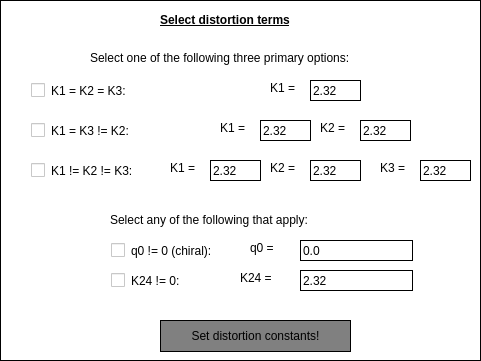
   <widget class="QWidget" name="setDistortionConstants" native="true">
    <property name="geometry">
     <rect>
      <x>200</x>
      <y>10</y>
      <width>481</width>
      <height>361</height>
     </rect>
    </property>
    <property name="styleSheet">
     <string notr="true">background: white;
border: 1px solid black
</string>
    </property>
    <widget class="QLabel" name="label_83">
     <property name="geometry">
      <rect>
       <x>160</x>
       <y>10</y>
       <width>171</width>
       <height>20</height>
      </rect>
     </property>
     <property name="autoFillBackground">
      <bool>false</bool>
     </property>
     <property name="styleSheet">
      <string notr="true">border: white</string>
     </property>
     <property name="text">
      <string>&lt;html&gt;&lt;head/&gt;&lt;body&gt;&lt;p&gt;&lt;span style=&quot; font-weight:600; text-decoration: underline;&quot;&gt;Select distortion terms&lt;/span&gt;&lt;/p&gt;&lt;/body&gt;&lt;/html&gt;</string>
     </property>
    </widget>
    <widget class="QPushButton" name="setDistortionConstantsButton">
     <property name="geometry">
      <rect>
       <x>160</x>
       <y>320</y>
       <width>191</width>
       <height>32</height>
      </rect>
     </property>
     <property name="styleSheet">
      <string notr="true">background: grey</string>
     </property>
     <property name="text">
      <string>Set distortion constants!</string>
     </property>
    </widget>
    <widget class="QLabel" name="label_84">
     <property name="geometry">
      <rect>
       <x>90</x>
       <y>50</y>
       <width>311</width>
       <height>16</height>
      </rect>
     </property>
     <property name="styleSheet">
      <string notr="true">border: white</string>
     </property>
     <property name="text">
      <string>Select one of the following three primary options:</string>
     </property>
    </widget>
    <widget class="QLabel" name="label_85">
     <property name="geometry">
      <rect>
       <x>110</x>
       <y>210</y>
       <width>241</width>
       <height>20</height>
      </rect>
     </property>
     <property name="styleSheet">
      <string notr="true">border: white</string>
     </property>
     <property name="text">
      <string>Select any of the following that apply:</string>
     </property>
    </widget>
    <widget class="QLabel" name="label_86">
     <property name="geometry">
      <rect>
       <x>250</x>
       <y>240</y>
       <width>41</width>
       <height>16</height>
      </rect>
     </property>
     <property name="styleSheet">
      <string notr="true">border: white</string>
     </property>
     <property name="text">
      <string>q0 =</string>
     </property>
    </widget>
    <widget class="QLineEdit" name="K1Box1">
     <property name="geometry">
      <rect>
       <x>310</x>
       <y>80</y>
       <width>51</width>
       <height>21</height>
      </rect>
     </property>
     <property name="text">
      <string>2.32</string>
     </property>
    </widget>
    <widget class="QLabel" name="label_87">
     <property name="geometry">
      <rect>
       <x>240</x>
       <y>270</y>
       <width>60</width>
       <height>16</height>
      </rect>
     </property>
     <property name="styleSheet">
      <string notr="true">border: white</string>
     </property>
     <property name="text">
      <string>K24 =</string>
     </property>
    </widget>
    <widget class="QLabel" name="label_96">
     <property name="geometry">
      <rect>
       <x>270</x>
       <y>80</y>
       <width>31</width>
       <height>16</height>
      </rect>
     </property>
     <property name="styleSheet">
      <string notr="true">border: white</string>
     </property>
     <property name="text">
      <string>K1 = </string>
     </property>
    </widget>
    <widget class="QLineEdit" name="K24Box">
     <property name="geometry">
      <rect>
       <x>300</x>
       <y>270</y>
       <width>113</width>
       <height>21</height>
      </rect>
     </property>
     <property name="text">
      <string>2.32</string>
     </property>
    </widget>
    <widget class="QLineEdit" name="q0Box">
     <property name="geometry">
      <rect>
       <x>300</x>
       <y>240</y>
       <width>113</width>
       <height>21</height>
      </rect>
     </property>
     <property name="text">
      <string>0.0</string>
     </property>
    </widget>
    <widget class="QCheckBox" name="K1checkBox">
     <property name="geometry">
      <rect>
       <x>30</x>
       <y>80</y>
       <width>101</width>
       <height>21</height>
      </rect>
     </property>
     <property name="styleSheet">
      <string notr="true">border-color: rgb(255, 255, 255);</string>
     </property>
     <property name="text">
      <string>K1 = K2 = K3:</string>
     </property>
    </widget>
    <widget class="QCheckBox" name="K12checkBox">
     <property name="geometry">
      <rect>
       <x>30</x>
       <y>120</y>
       <width>121</width>
       <height>21</height>
      </rect>
     </property>
     <property name="styleSheet">
      <string notr="true">border-color: rgb(255, 255, 255);</string>
     </property>
     <property name="text">
      <string>K1 = K3 != K2:</string>
     </property>
    </widget>
    <widget class="QLineEdit" name="K1K2Box1">
     <property name="geometry">
      <rect>
       <x>260</x>
       <y>120</y>
       <width>51</width>
       <height>21</height>
      </rect>
     </property>
     <property name="text">
      <string>2.32</string>
     </property>
    </widget>
    <widget class="QLabel" name="label_97">
     <property name="geometry">
      <rect>
       <x>220</x>
       <y>120</y>
       <width>31</width>
       <height>16</height>
      </rect>
     </property>
     <property name="styleSheet">
      <string notr="true">border: white</string>
     </property>
     <property name="text">
      <string>K1 = </string>
     </property>
    </widget>
    <widget class="QLineEdit" name="K1K2Box2">
     <property name="geometry">
      <rect>
       <x>360</x>
       <y>120</y>
       <width>51</width>
       <height>21</height>
      </rect>
     </property>
     <property name="text">
      <string>2.32</string>
     </property>
    </widget>
    <widget class="QLabel" name="label_98">
     <property name="geometry">
      <rect>
       <x>320</x>
       <y>120</y>
       <width>31</width>
       <height>16</height>
      </rect>
     </property>
     <property name="styleSheet">
      <string notr="true">border: white</string>
     </property>
     <property name="text">
      <string>K2 = </string>
     </property>
    </widget>
    <widget class="QCheckBox" name="K123checkBox">
     <property name="geometry">
      <rect>
       <x>30</x>
       <y>160</y>
       <width>131</width>
       <height>21</height>
      </rect>
     </property>
     <property name="styleSheet">
      <string notr="true">border-color: rgb(255, 255, 255);</string>
     </property>
     <property name="text">
      <string>K1 != K2 != K3:</string>
     </property>
    </widget>
    <widget class="QLabel" name="label_99">
     <property name="geometry">
      <rect>
       <x>170</x>
       <y>160</y>
       <width>31</width>
       <height>16</height>
      </rect>
     </property>
     <property name="styleSheet">
      <string notr="true">border: white</string>
     </property>
     <property name="text">
      <string>K1 = </string>
     </property>
    </widget>
    <widget class="QLabel" name="label_100">
     <property name="geometry">
      <rect>
       <x>270</x>
       <y>160</y>
       <width>31</width>
       <height>16</height>
      </rect>
     </property>
     <property name="styleSheet">
      <string notr="true">border: white</string>
     </property>
     <property name="text">
      <string>K2 = </string>
     </property>
    </widget>
    <widget class="QLineEdit" name="K1K2K3Box1">
     <property name="geometry">
      <rect>
       <x>210</x>
       <y>160</y>
       <width>51</width>
       <height>21</height>
      </rect>
     </property>
     <property name="text">
      <string>2.32</string>
     </property>
    </widget>
    <widget class="QLineEdit" name="K1K2K3Box2">
     <property name="geometry">
      <rect>
       <x>310</x>
       <y>160</y>
       <width>51</width>
       <height>21</height>
      </rect>
     </property>
     <property name="text">
      <string>2.32</string>
     </property>
    </widget>
    <widget class="QLineEdit" name="K1K2K3Box3">
     <property name="geometry">
      <rect>
       <x>420</x>
       <y>160</y>
       <width>51</width>
       <height>21</height>
      </rect>
     </property>
     <property name="text">
      <string>2.32</string>
     </property>
    </widget>
    <widget class="QLabel" name="label_101">
     <property name="geometry">
      <rect>
       <x>380</x>
       <y>160</y>
       <width>31</width>
       <height>16</height>
      </rect>
     </property>
     <property name="styleSheet">
      <string notr="true">border: white</string>
     </property>
     <property name="text">
      <string>K3 = </string>
     </property>
    </widget>
    <widget class="QCheckBox" name="q0checkBox">
     <property name="geometry">
      <rect>
       <x>110</x>
       <y>240</y>
       <width>131</width>
       <height>21</height>
      </rect>
     </property>
     <property name="styleSheet">
      <string notr="true">border-color: rgb(255, 255, 255);</string>
     </property>
     <property name="text">
      <string>q0 != 0 (chiral):</string>
     </property>
    </widget>
    <widget class="QCheckBox" name="K24checkBox">
     <property name="geometry">
      <rect>
       <x>110</x>
       <y>270</y>
       <width>131</width>
       <height>21</height>
      </rect>
     </property>
     <property name="styleSheet">
      <string notr="true">border-color: rgb(255, 255, 255);</string>
     </property>
     <property name="text">
      <string>K24 != 0:</string>
     </property>
    </widget>
   </widget>
